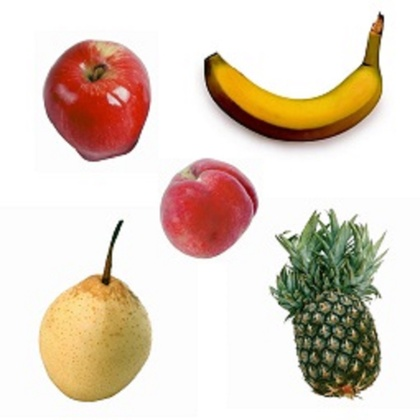
%> input picture Fruits/水果分类代码/水果分类实验图像.jpg, 420 x 420 px, shrunk from 1024 x 1024 before the run
$ octave combinework2.m   (GNU Octave 9; MATLAB toolbox functions it lacks are replaced by stand-ins)
%> lines starting %> are read from the running program, lines starting %| are printed output that depends on the picture; in (x1, y1, x2, y2) boxes, pixels count from 0 and x2, y2 are one past the last pixel; in counts of white or black regions, pixels touching at a corner belong together; the program's own positions count from 1
%1读取原图，并处理成二值图像
I=imread('水果分类实验图像.jpg');
%> I is the input picture: size 420x420x3 uint8; mean R, G, B 224.3, 209.6, 196.1


I2=rgb2gray(I);
BW=im2bw(I2,0.9);
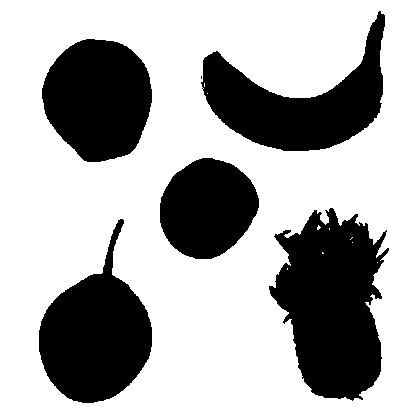
%> BW: size 420x420 logical; 68.4% white; 6 black regions (1 under 20 px), largest, box (x1, y1, x2, y2) and area: (269, 208, 389, 401) 15308, (39, 219, 152, 403) 11504, (201, 11, 385, 151) 11073, (42, 39, 152, 162) 10393, (160, 158, 259, 259) 7509
total=bwarea(~BW)
%> total = 55916.8
figure,subplot(1,3,1),imshow(I),title('原始图像');
 subplot(1,3,2),imshow(I2),title('灰度图像');
subplot(1,3,3),imshow(BW),title('二值图像');

%2进行边缘检测 得到了不连续的图形边界(采用sobel算子或区域增长)

%3得到各个图形的连续边界

SE=strel('rectangle',[40 30]);  % 结构定义
J2=imopen(BW,SE);            % 开启运算
%> J2: size 420x420 logical; 66% white; 3 black regions, box (x1, y1, x2, y2) and area: (160, 0, 389, 420) 37350, (39, 219, 152, 420) 12233, (42, 39, 152, 162) 10393
figure,imshow(J2),title('对二值图像进行开运算后的结果图像');

SE=strel('square',5); % 定义3×3腐蚀结构元素
J=imerode(~J2,SE);
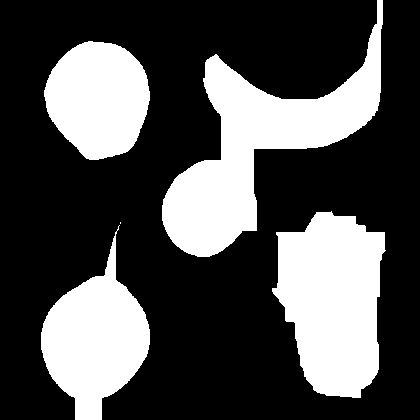
%> J: size 420x420 logical; 30.8% white; 5 white regions (1 under 20 px), largest, box (x1, y1, x2, y2) and area: (162, 0, 383, 257) 18380, (272, 211, 386, 398) 15483, (41, 225, 150, 420) 11022, (44, 41, 150, 160) 9477
BW2=(~J2)-J;        % 检测边缘
%> BW2: size 420x420 double; values 0 (black) and 1 (white), 3.2% white in thin lines or dots, all inside (x1, y1, x2, y2) = (39, 0, 389, 420)
figure,imshow(BW2),title('3*3腐蚀运算后的图像边界轮廓');

%填充了已有的检测的连续形状边界
B = imfill(BW2,'holes');
%> B: size 420x420 double; values 0 (black) and 1 (white), 17.3% white; 3 white regions, box (x1, y1, x2, y2) and area: (160, 0, 389, 420) 18970, (42, 39, 152, 162) 10393, (39, 219, 152, 420) 1218
B = bwmorph(B,'remove');
figure,imshow(B),title('提取出的边界图像');

%3-2将不同的图形进行分别标记，num表示连接的图形对象的个数
[Label,num] = bwlabel(B,8);
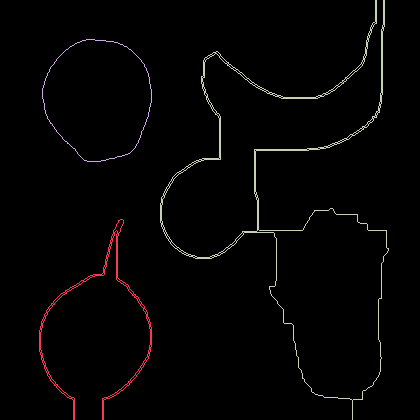
%> Label: size 420x420 double; 4 distinct labels, from 0 to 3; one colour per label, 0 black
%> num = 3

%得到各个图像的边界像素的数组


%4计算各个图形单元的周长   用连接像素点或数边界像素点个数的方法   numPoints数组表示各个图形边界的像素个数（即用个数来表示周长）
 %num = max(max(Label));

    for i = 1 : num
        Premeter(i) = 0;
    end
%> this loop made 3 passes
%> after the loop, Premeter = [0 0 0]

    [row,col] = size(Label);
%> row = 420; col = 420
    for i = 1 : row
        for j = 1 : col
            if(Label(i,j) > 0)
                Premeter(Label(i,j)) = Premeter(Label(i,j)) + 1;    %计算标记后的各块图形边界中像素的个数的总数
            end
        end
    end
%> after the loop, Premeter = [871 328 2282]

%5计算各个图形单元的面积
FilledLabel = imfill(Label,'holes');  %填充打过标记的边界线中间围成的图形区域
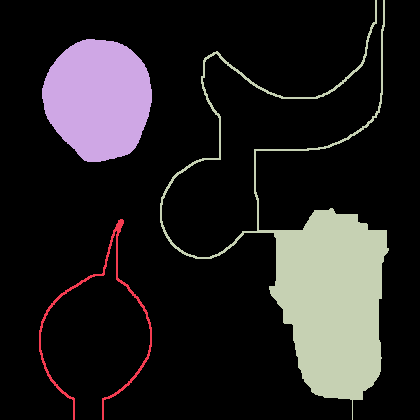
%> FilledLabel: size 420x420 double; 4 distinct labels, from 0 to 3; one colour per label, 0 black
figure,imshow(FilledLabel),title('打过标记后并已被填充的结果图像');
for i = 1 : num
    Area(i) = 0;
end
%> after the loop, Area = [0 0 0]

[row,col] = size(FilledLabel);
for i = 1 : row
    for j = 1 : col
        if(FilledLabel(i,j) > 0)
            Area(FilledLabel(i,j)) = Area(FilledLabel(i,j)) + 1;   %通过统计像素点个数的方式来求各形状的面积
        end
    end
end
%> after the loop, Area = [1218 10393 18970]

%6计算各个图形单元的圆度
for i = 1 : num
    Ecllipseratio(i) = 4*pi*Area(i)/Premeter(i)^2;
end
%> after the loop, Ecllipseratio = [0.0202 1.21 0.0458]

%7计算各个图像的颜色（色度）

HSV = rgb2hsv(I);   %转换为HSV，为后面的颜色元素的提取做准备
%> HSV: size 420x420x3 double; mean H, S, V 0.15, 0.18, 0.885

[row,col] = size(FilledLabel);   %统计填充后的图形中各块图形所含像素的个数的多少
MeanHue = zeros(1,num);
    for i = 1 : num
        Hue = zeros(Area(i),1);
        nPoint = 0;
        for j = 1 : row
            for k = 1 : col
                if(FilledLabel(j,k) == i)
                    nPoint = nPoint + 1;
                    Hue(nPoint,1) = HSV(j,k,1);
                end
            end
        end

        Hue(:,i) = sort(Hue(:,1));
        for j = floor(nPoint*0.1) : floor(nPoint*0.9)
            MeanHue(i) = MeanHue(i) + Hue(j,1);
        end
        MeanHue(i) = MeanHue(i) / (0.8*nPoint);  %计算出平均的色度值
    end
%> after the loop, MeanHue = [0.131 0.184 0.27]


%8识别桃

%8-1构建桃的分类器，在二维特征空间对各个图像进行类别区分
pitch=0;
for i=1:num
    if(MeanHue(i)>0.5)    %分类器识别桃的准则：判断各个图形中平均色度值大于0.5的为桃
        pitch=i;
    end
end
%> after the loop, pitch = 0
%8-2对分出来的类别分别构建相应的图像掩膜，并用对原图的亮度图像进行掩膜操作
pitchHSV=HSV;
[row,col] = size(FilledLabel);   %统计填充后的图形中各块图形所含像素的个数的多少
%MeanHue = zeros(1,num);
        for j = 1 : row
            for k = 1 : col
                if(FilledLabel(j,k) ~=pitch)
                       %pitchHSV(j,k,2)=0;
                       pitchHSV(j,k,3)=0;
                end
            end
        end
%> pitchHSV: size 420x420x3 double; mean H, S, V 0.15, 0.18, 0.784
%8-3变换生成最终的结果图像，图像中显示的结果即对应分类器中指定的类别
pitchmatrix = hsv2rgb(pitchHSV);   %转换为RGB彩图，彩图中已经滤去了其余水果，只剩下桃
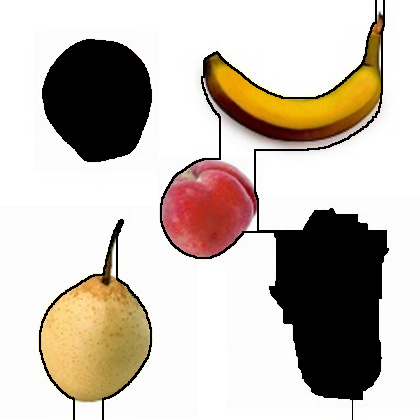
%> pitchmatrix: size 420x420x3 double; mean R, G, B 0.783, 0.747, 0.709
figure,imshow(pitchmatrix),title('水果类别一：桃子');

%9识别菠萝

%9-1构建菠萝的分类器，在二维特征空间对各个图像进行类别区分
pineapple=1;
mazarea=Area(1);
%> mazarea = 1218
for i=1:num
    if(mazarea<Area(i))    %分类器识别桃的准则：判断各个图形中面积最大的为菠萝
        mazarea=Area(i);
        pineapple=i;
    end
end
%> this loop made 3 passes
%> (mazarea, pineapple) on passes 2 to 3: (10393, 2), (18970, 3)
%9-2对分出来的类别分别构建相应的图像掩膜，并用对原图的亮度图像进行掩膜操作
pineappleHSV=HSV;
        for j = 1 : row
            for k = 1 : col
                if(FilledLabel(j,k) ~=pineapple)
                       %pitchHSV(j,k,2)=0;
                       pineappleHSV(j,k,3)=0;
                end
            end
        end
%> pineappleHSV: size 420x420x3 double; mean H, S, V 0.15, 0.18, 0.0555
%9-3变换生成最终的结果图像，图像中显示的结果即对应分类器中指定的类别
pineapplematrix = hsv2rgb(pineappleHSV);   %转换为RGB彩图，彩图中已经滤去了其余水果，只剩下菠萝
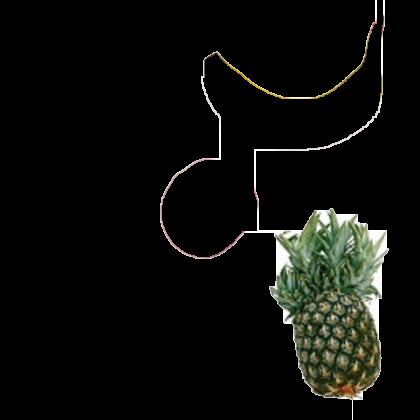
%> pineapplematrix: size 420x420x3 double; mean R, G, B 0.0505, 0.054, 0.0428
figure,imshow(pineapplematrix),title('水果类别二：菠萝');


%10识别香蕉

%101构建香蕉的分类器，在二维特征空间对各个图像进行类别区分
banana=0;
for i=1:num
    if((Ecllipseratio(i)<0.5))    %分类器识别桃的准则：判断各个图形中平均圆率值小于0.5的为香蕉
        banana=i;
    end
end
%> this loop made 3 passes
%> banana on passes 1, 3: 1, 3
%102对分出来的类别分别构建相应的图像掩膜，并用对原图的亮度图像进行掩膜操作
bananaHSV=HSV;
        for j = 1 : row
            for k = 1 : col
                if(FilledLabel(j,k) ~=banana)
                       %pitchHSV(j,k,2)=0;
                       bananaHSV(j,k,3)=0;
                end
            end
        end
%103变换生成最终的结果图像，图像中显示的结果即对应分类器中指定的类别
bananamatrix = hsv2rgb(bananaHSV);   %转换为RGB彩图，彩图中已经滤去了其余水果，只剩下香蕉
figure,imshow(bananamatrix),title('水果类别三：香蕉');


%11识别梨

%11-1构建梨的分类器，在二维特征空间对各个图像进行类别区分
pear=0;
for i=1:num
    if(MeanHue(i)<0.125)    %分类器识别桃的准则：判断各个图形中平均色度值小于0.125的为梨
        pear=i;
    end
end
%> after the loop, pear = 0
%11-2对分出来的类别分别构建相应的图像掩膜，并用对原图的亮度图像进行掩膜操作
pearHSV=HSV;
        for j = 1 : row
            for k = 1 : col
                if(FilledLabel(j,k) ~=pear)
                       %pitchHSV(j,k,2)=0;
                       pearHSV(j,k,3)=0;
                end
            end
        end
%11-3变换生成最终的结果图像，图像中显示的结果即对应分类器中指定的类别
pearmatrix = hsv2rgb(pearHSV);   %转换为RGB彩图，彩图中已经滤去了其余水果，只剩下梨
figure,imshow(pearmatrix),title('水果类别四：梨');

%12识别苹果

%12-1构建苹果的分类器，在二维特征空间对各个图像进行类别区分
apple=0;
for i=1:num
    if((Ecllipseratio(i)<1.25)&(Ecllipseratio(i)>1.0))    %分类器识别桃的准则：判断各个图形中圆度居于1.0与1.25之间的的为苹果
        apple=i;
    end
end
%> this loop made 3 passes
%> apple on pass 2: 2
%12-2对分出来的类别分别构建相应的图像掩膜，并用对原图的亮度图像进行掩膜操作
appleHSV=HSV;
        for j = 1 : row
            for k = 1 : col
                if(FilledLabel(j,k) ~=apple)
                       %pitchHSV(j,k,2)=0;
                       appleHSV(j,k,3)=0;
                end
            end
        end
%> appleHSV: size 420x420x3 double; mean H, S, V 0.15, 0.18, 0.0406
%12-3变换生成最终的结果图像，图像中显示的结果即对应分类器中指定的类别
applematrix = hsv2rgb(appleHSV);   %转换为RGB彩图，彩图中已经滤去了其余水果，只剩下苹果
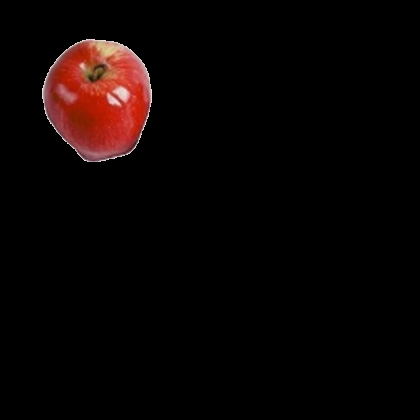
%> applematrix: size 420x420x3 double; mean R, G, B 0.0406, 0.0164, 0.0135
figure,imshow(applematrix),title('水果类别五：苹果');

$ run again, with Fruits/水果分类代码/apples.jpg copied over Fruits/水果分类代码/水果分类实验图像.jpg
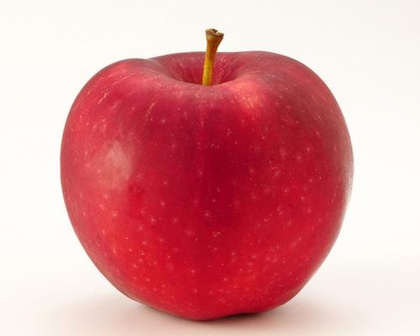
%> input picture Fruits/水果分类代码/apples.jpg, 420 x 336 px, shrunk from 500 x 400 before the run
%> I is the input picture: size 336x420x3 uint8; mean R, G, B 220.6, 150.4, 154.5
%> `BW=im2bw(I2,0.9);`:
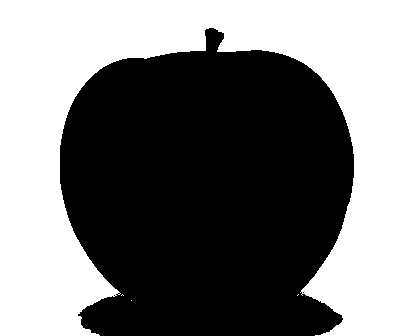
%> BW: size 336x420 logical; 48.7% white; 4 white regions (3 under 20 px), largest, box (x1, y1, x2, y2) and area: (0, 0, 420, 336) 68719
%> total = 72440.8
%> J2: size 336x420 logical; 47.8% white; 1 white region, box (x1, y1, x2, y2) and area: (0, 0, 420, 336) 67420
%> J: size 336x420 logical; 50.8% white; 1 black region, box (x1, y1, x2, y2) and area: (0, 0, 420, 336) 69436
%> BW2: size 336x420 double; values 0 (black) and 1 (white), 1.4% white in thin lines or dots, all inside (x1, y1, x2, y2) = (60, 28, 354, 336)
%> `B = bwmorph(B,'remove');`:
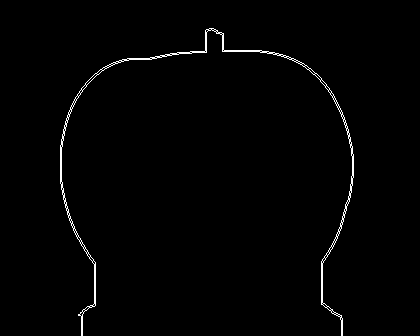
%> B: size 336x420 logical; 1.1% white in thin lines or dots, all inside (x1, y1, x2, y2) = (60, 28, 354, 336)
%> num = 1
%> the loop `for i = 1 : num` made 1 pass
%> HSV: size 336x420x3 double; mean H, S, V 0.461, 0.389, 0.865
%> the loop `for i = 1 : num` made 1 pass
%> after the loop `for i = 1 : num`: Hue = 2016 values from 0 to 0.998
%> the loop `for i=1:num` made 1 pass
%> after the loop `for i=1:num`: pitch = 0
%> mazarea = 2016
%> after the loop `for i=1:num`: pineapple = 1
%> the loop `for i=1:num` made 1 pass
%> banana on pass 1: 1
%> the loop `for i=1:num` made 1 pass
%> after the loop `for i=1:num`: apple = 0

$ run again, with Fruits/水果分类代码/fruit.jpg copied over Fruits/水果分类代码/水果分类实验图像.jpg
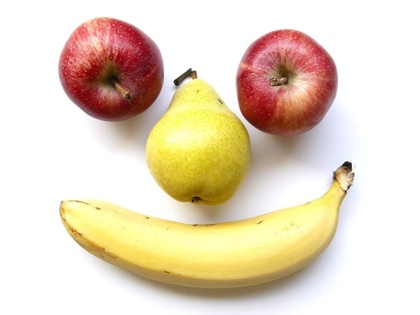
%> input picture Fruits/水果分类代码/fruit.jpg, 420 x 315 px, shrunk from 1200 x 900 before the run
%> I is the input picture: size 315x420x3 uint8; mean R, G, B 230.7, 215.5, 193.6
%> `BW=im2bw(I2,0.9);`:
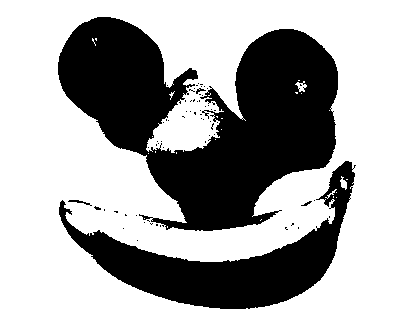
%> BW: size 315x420 logical; 65.4% white; 67 black regions (62 under 20 px), largest, box (x1, y1, x2, y2) and area: (58, 17, 338, 231) 32638, (59, 161, 356, 309) 12905, (68, 200, 92, 206) 46, (196, 88, 206, 94) 25, (301, 201, 312, 206) 22
%> total = 45944.8
%> J2: size 315x420 logical; 52.3% white; 1 black region, box (x1, y1, x2, y2) and area: (58, 0, 356, 315) 63086
%> J: size 315x420 logical; 45.6% white; 1 white region, box (x1, y1, x2, y2) and area: (60, 0, 353, 315) 60329
%> BW2: size 315x420 double; values 0 (black) and 1 (white), 2.1% white in thin lines or dots, all inside (x1, y1, x2, y2) = (58, 0, 356, 315)
%> Label: size 315x420 double; 3 distinct labels, from 0 to 2
%> num = 2
%> the loop `for i = 1 : num` made 2 passes
%> after the loop `for i = 1 : num`: Premeter = [0 0]
%> after the loop `for i = 1 : row`: Premeter = [974 1137]
%> FilledLabel: size 315x420 double; 3 distinct labels, from 0 to 2
%> after the loop `for i = 1 : num`: Area = [0 0]
%> after the loop `for i = 1 : row`: Area = [1312 1445]
%> after the loop `for i = 1 : num`: Ecllipseratio = [0.0174 0.014]
%> HSV: size 315x420x3 double; mean H, S, V 0.173, 0.202, 0.908
%> the loop `for i = 1 : num` made 2 passes
%> after the loop `for i = 1 : num`: Hue = 1445 rows, first 12: [0 0; 0 0; 0 0; 0 0; 0 0; 0 0; 0 0; 0 0; 0 0; 0 0; 0 0; 0 0]; MeanHue = [0.268 0.627]
%> the loop `for i=1:num` made 2 passes
%> pitch on pass 2: 2
%> `mazarea=Area(1);`: mazarea = 1312
%> the loop `for i=1:num` made 2 passes
%> (mazarea, pineapple) on pass 2: (1445, 2)
%> the loop `for i=1:num` made 2 passes
%> banana on passes 1 to 2: 1, 2
%> the loop `for i=1:num` made 2 passes
%> after the loop `for i=1:num`: pear = 0
%> `pearmatrix = hsv2rgb(pearHSV);`:
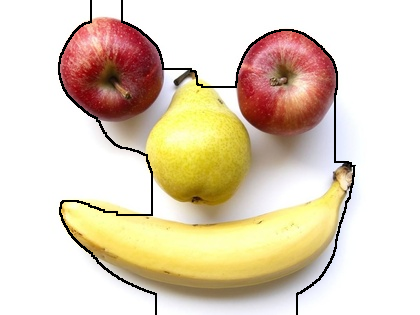
%> pearmatrix: size 315x420x3 double; mean R, G, B 0.887, 0.829, 0.744
